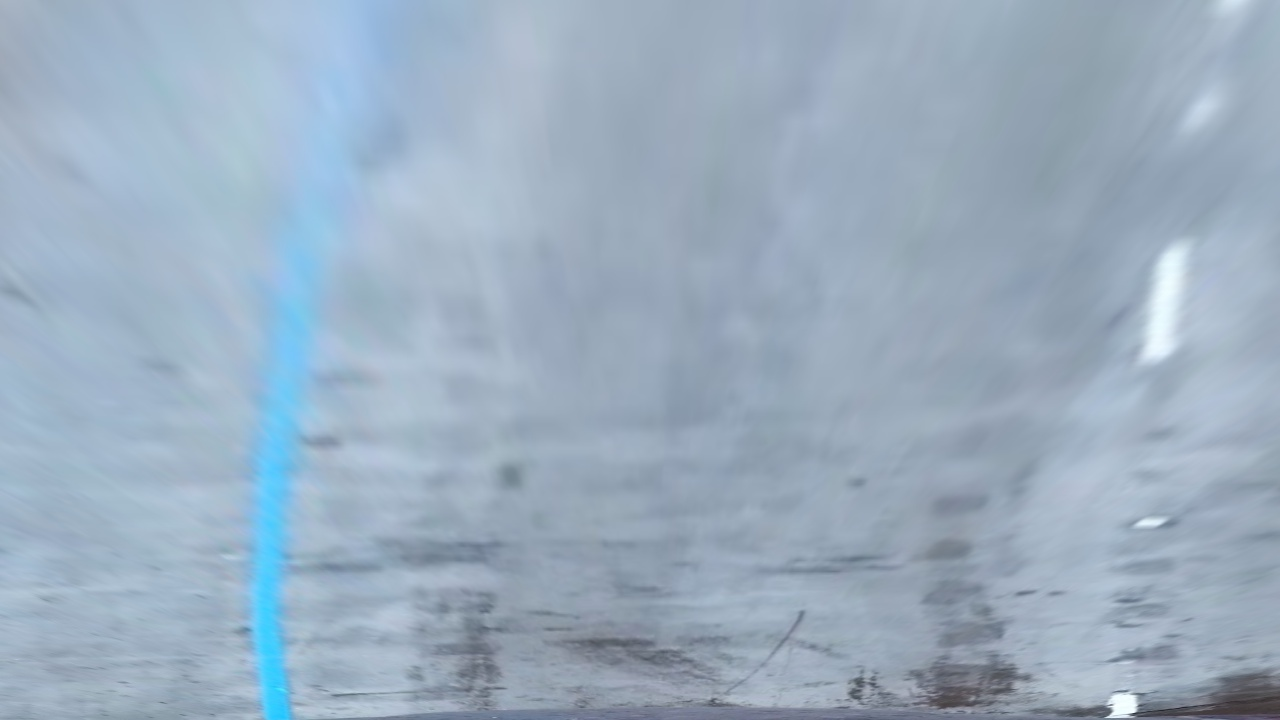
#> input picture perspective_transformed_0.jpg, 1280 x 720 px
$ python -i helper.py   (imports and definitions only)   (older library calls are emulated)
#> lines starting #> are read from the running program, lines starting #| are printed output that depends on the picture; after the words box and inside, x2 and y2 are one past the last pixel; in counts of white or black regions, pixels touching at a corner belong together
# This file includes all helper functions for
# CarND-Advanced-Lane-Lines project
import numpy as np
import cv2
import matplotlib.pyplot as plt
import line

# [29 lines left out: functions undistort, warp, not called in this run]

def color_thred(img):
    '''
    thresholds image based on colorspace channels.
    '''
    # Threshold the L-channel of HLS
    hls_l = cv2.cvtColor(img, cv2.COLOR_RGB2HLS)[:,:,1]
    binary_hls_l = np.zeros_like(hls_l)
    binary_hls_l[(hls_l > 210) & (hls_l <= 255)] = 1

    # Thresholds the B-channel of LAB
    lab_b = cv2.cvtColor(img, cv2.COLOR_RGB2Lab)[:,:,2]
    binary_lab_b = np.zeros_like(lab_b)
    binary_lab_b[(lab_b > 145) & (lab_b <= 255)] = 1

    # Combine all color space binary thresholds
    combined_binary = np.zeros_like(hls_l)
    combined_binary[(binary_hls_l == 1) | (binary_lab_b == 1)] = 1
    return binary_hls_l, binary_lab_b, combined_binary

def grad_thred(img):
    '''
    thresholds image based on Sobel gradient on x direction.
    '''
    gray = cv2.cvtColor(img, cv2.COLOR_RGB2GRAY)

    # Threshold Sobel x gradient
    abs_sobelx = np.absolute(cv2.Sobel(gray, cv2.CV_64F, 1, 0, ksize=5))
    scaled_sobelx = np.uint8(255*abs_sobelx/np.max(abs_sobelx))
    binary_sobelx = np.zeros_like(scaled_sobelx)
    binary_sobelx[(scaled_sobelx >= 20) & (scaled_sobelx <= 255)] = 1
    return binary_sobelx

def combine_threds(img):
    '''
    thresholds image based on combined thresholds of colorspace and gradient.
    '''
    _, _, binary_color = color_thred(img)
    binary_grad = grad_thred(img)
    # Combine all color space binary thresholds
    combined_binary = np.zeros_like(binary_grad)
    combined_binary[(binary_color == 1) | (binary_grad == 1)] = 1
    return combined_binary

# [406 lines left out: functions locate_lanes, fit_poly, locate_lanes_skip_window, fit_poly_plot, fit_poly_m, get_curv and 5 more, not called in this run]

>>> import cv2
>>> picture = cv2.cvtColor(cv2.imread('perspective_transformed_0.jpg'), cv2.COLOR_BGR2RGB)
>>> result = combine_threds(picture)
#> in color_thred, `hls_l = cv2.cvtColor(img, cv2.COLOR_RGB2HLS)[:,:,1]`:
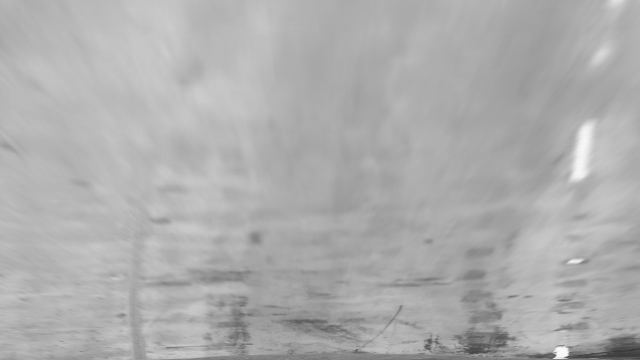
#> hls_l: shape (720, 1280) (shown at 1/2 size); min 39, max 252, mean 173.6
#> in color_thred, `lab_b = cv2.cvtColor(img, cv2.COLOR_RGB2Lab)[:,:,2]`:
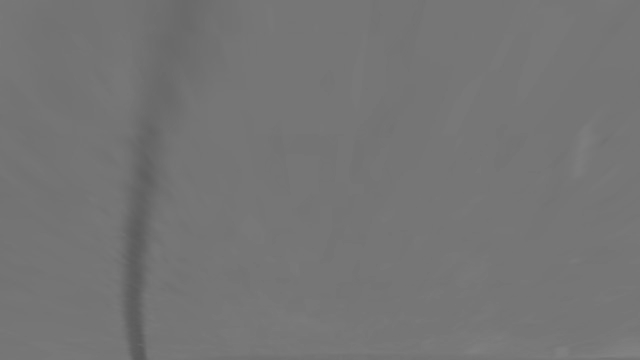
#> lab_b: shape (720, 1280) (shown at 1/2 size); min 88, max 131, mean 116.8
#> in combine_threds, `_, _, binary_color = color_thred(img)`:
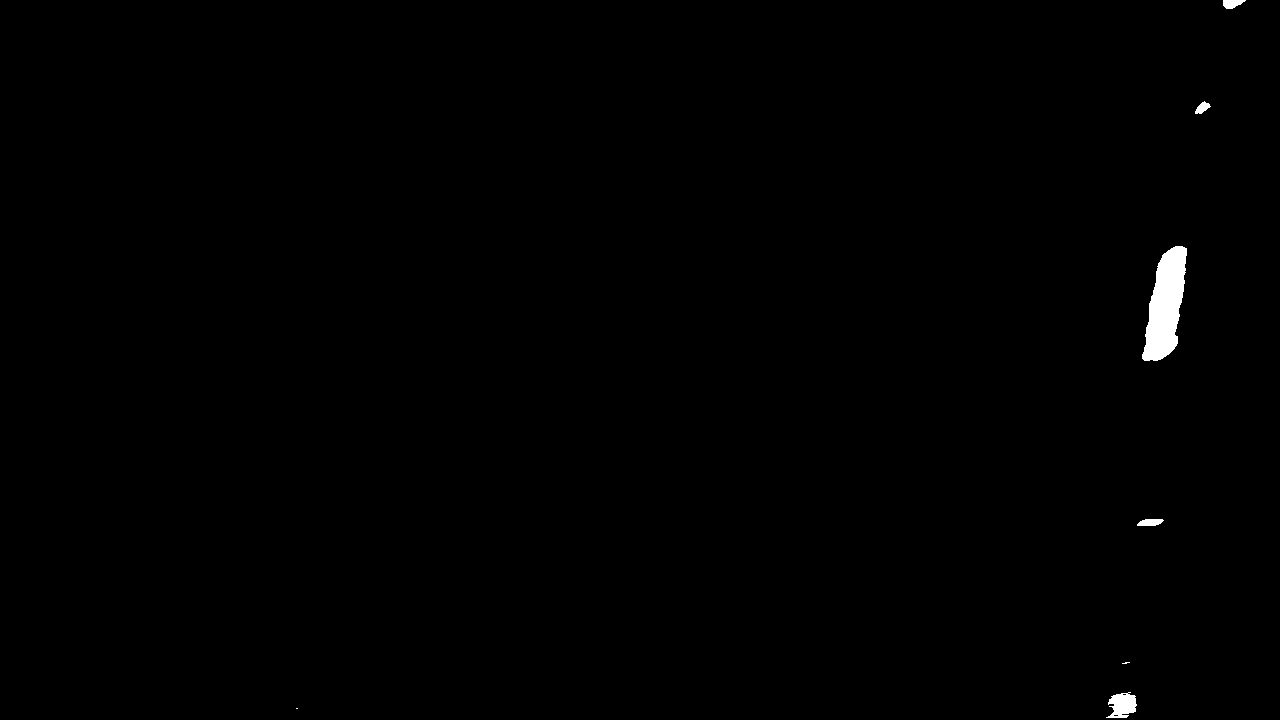
#> binary_color: shape (720, 1280); values 0 (black) and 1 (white), 0.46% white; 7 white regions (2 under 20 px), largest, box (x1, y1, x2, y2) and area: (1142, 246, 1187, 361) 3243, (1106, 692, 1137, 718) 545, (1137, 519, 1164, 526) 150, (1223, 0, 1246, 9) 146, (1195, 101, 1211, 114) 115
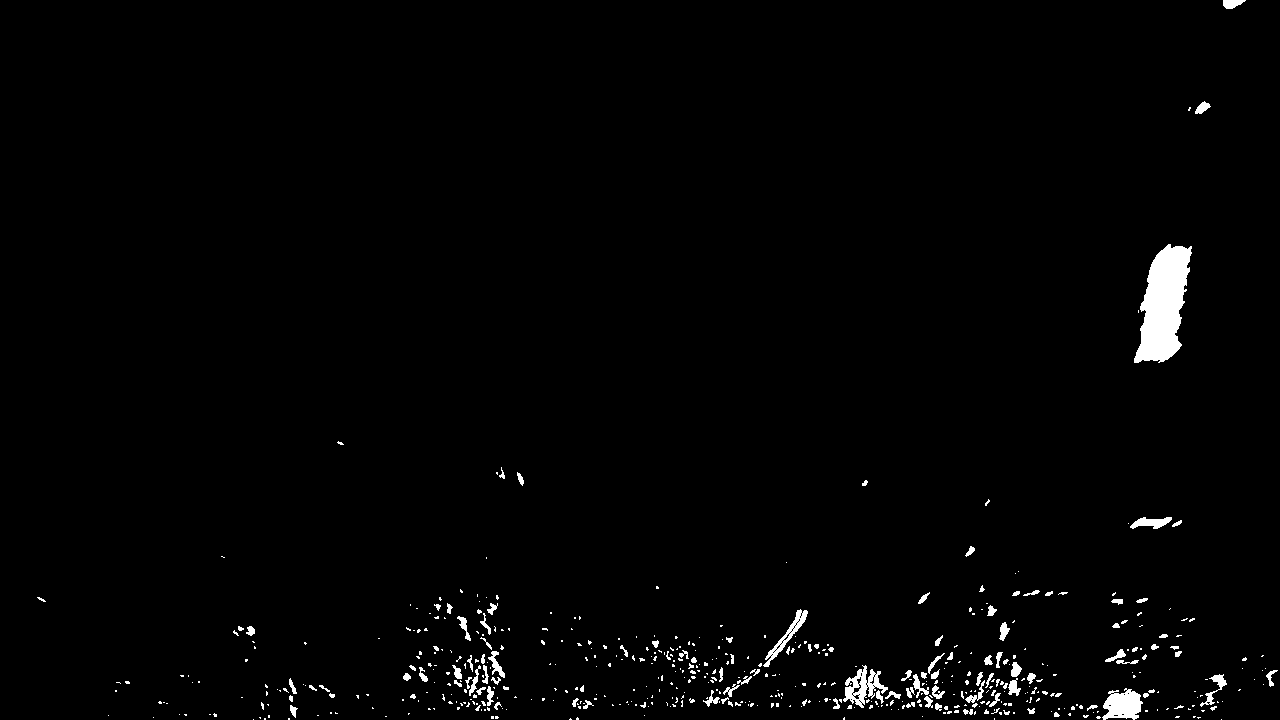
#> result: shape (720, 1280); values 0 (black) and 1 (white), 1.6% white; 550 white regions (437 under 20 px), largest, box (x1, y1, x2, y2) and area: (1134, 244, 1192, 363) 4312, (1102, 688, 1143, 720) 905, (843, 665, 888, 708) 795

$ run again, on perspective_transformed_1.jpg
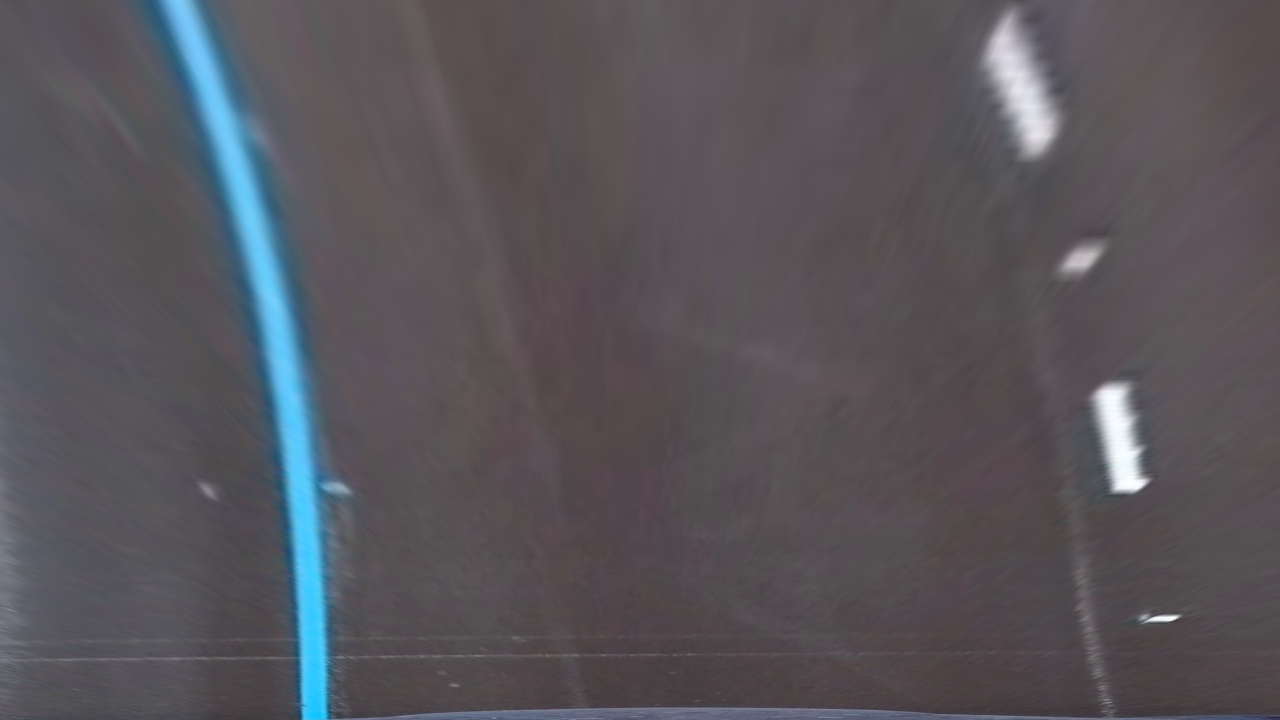
#> input picture perspective_transformed_1.jpg, 1280 x 720 px
#> in combine_threds, `_, _, binary_color = color_thred(img)`:
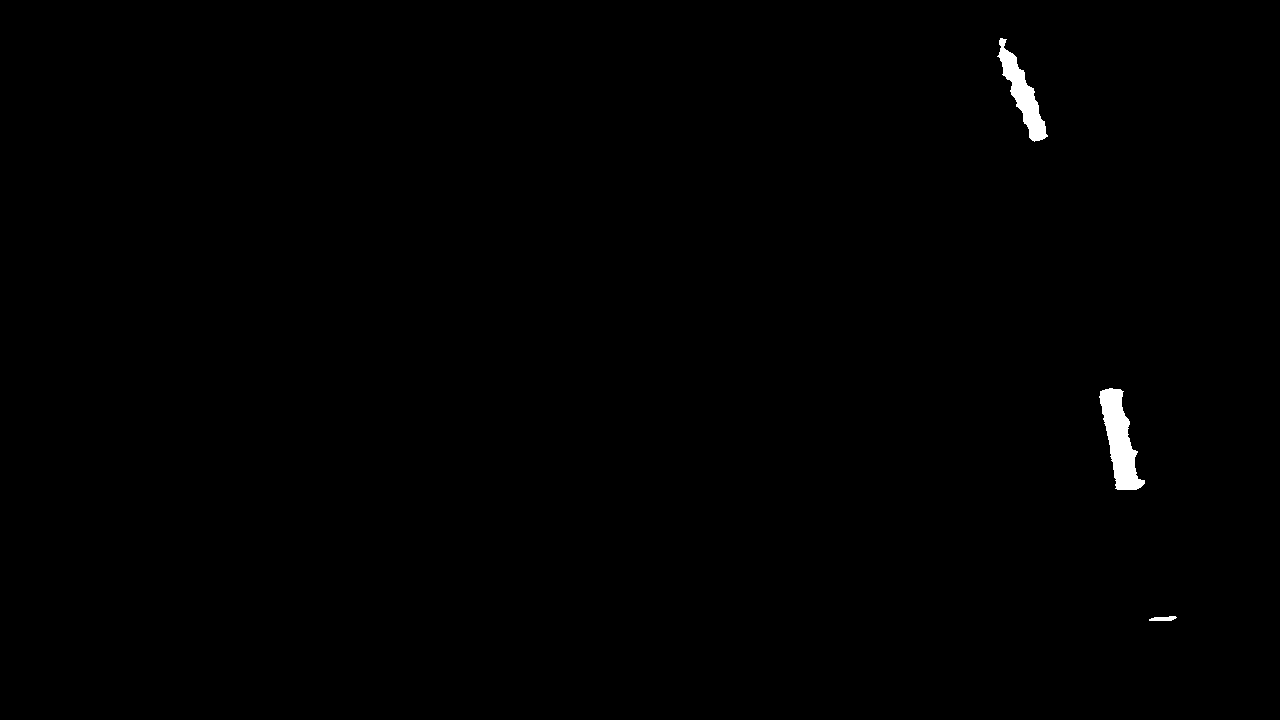
#> binary_color: shape (720, 1280); values 0 (black) and 1 (white), 0.45% white; 3 white regions, box (x1, y1, x2, y2) and area: (1099, 388, 1145, 490) 2341, (997, 38, 1048, 142) 1736, (1149, 616, 1177, 621) 103
#> binary_grad: shape (720, 1280); values 0 (black) and 1 (white), 4% white; 201 white regions (164 under 20 px), largest, box (x1, y1, x2, y2) and area: (183, 0, 341, 720) 10773, (155, 0, 307, 720) 10742, (1005, 8, 1069, 159) 3679
#> `result = combine_threds(picture)`:
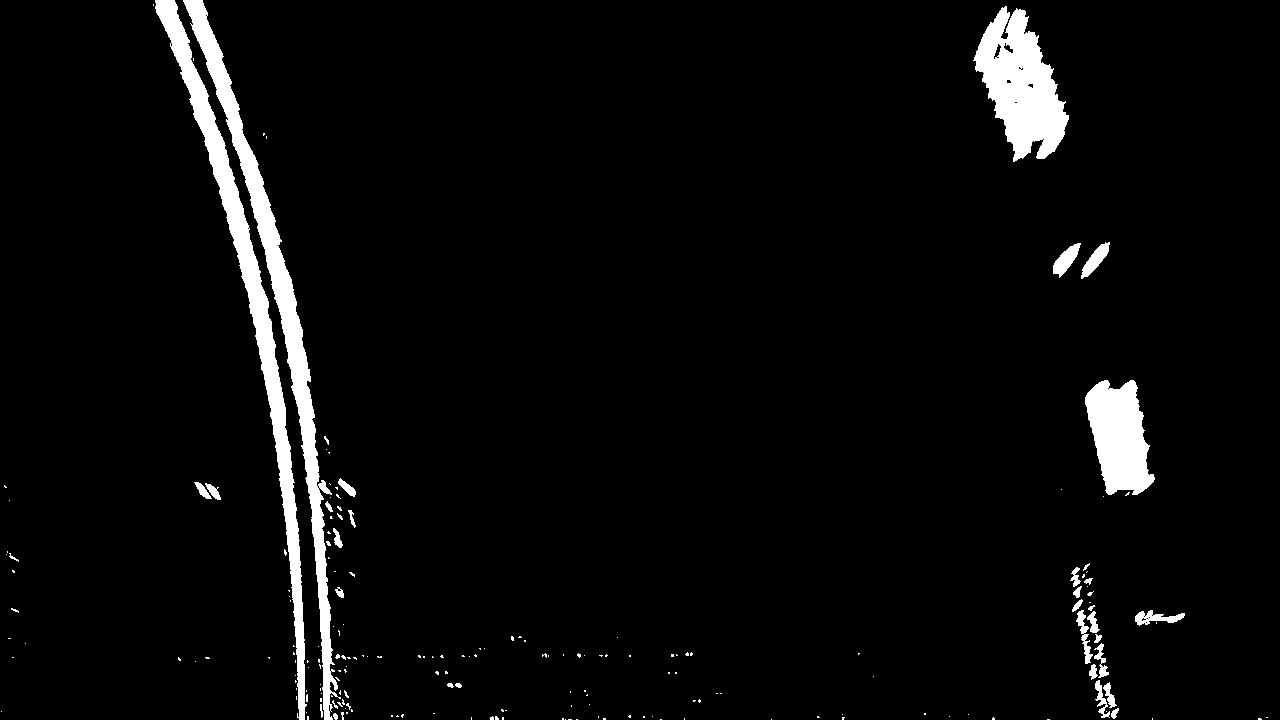
#> result: shape (720, 1280); values 0 (black) and 1 (white), 4.3% white; 198 white regions (164 under 20 px), largest, box (x1, y1, x2, y2) and area: (183, 0, 341, 720) 10773, (155, 0, 307, 720) 10742, (973, 6, 1069, 162) 8270

$ run again, on perspective_transformed_2.jpg
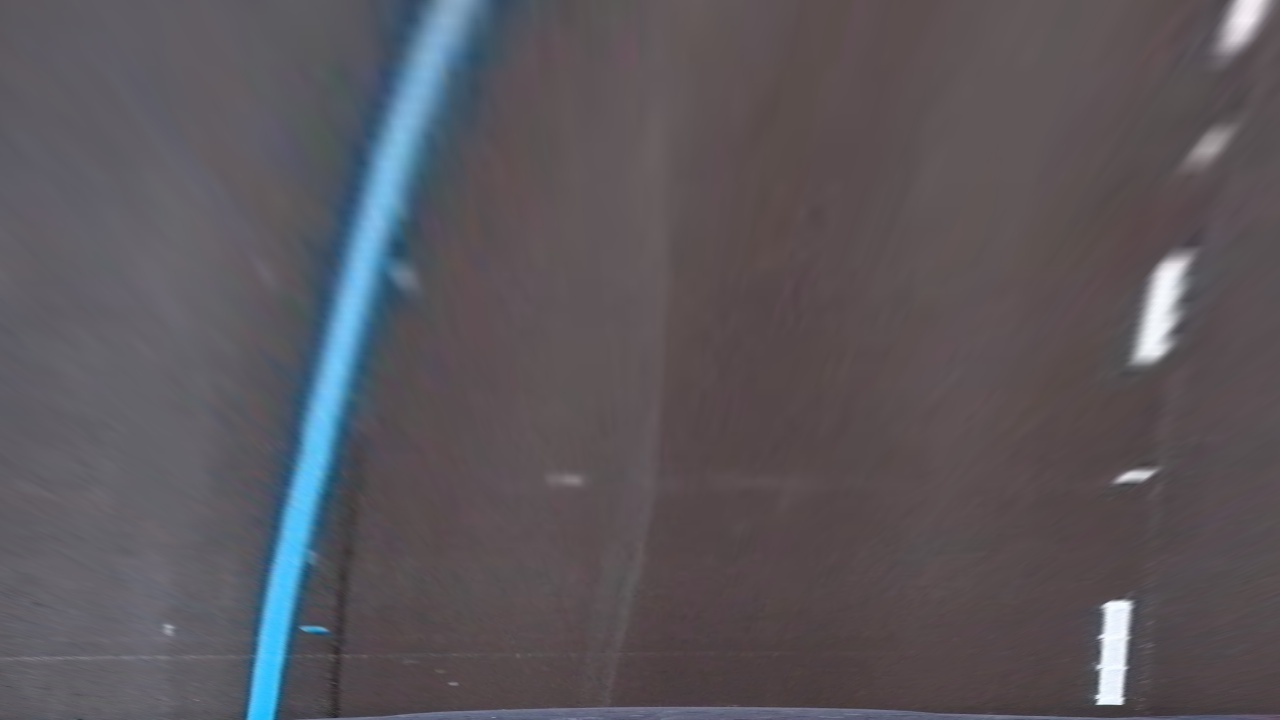
#> input picture perspective_transformed_2.jpg, 1280 x 720 px
#> in combine_threds, `_, _, binary_color = color_thred(img)`:
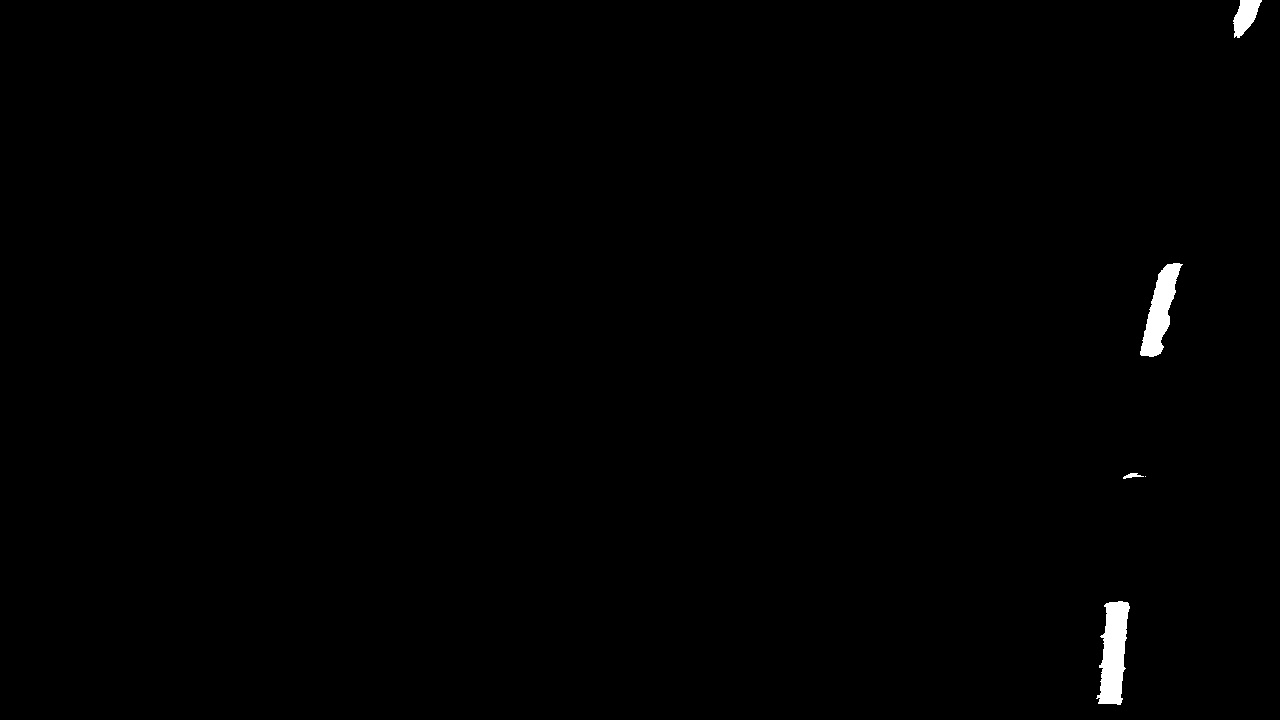
#> binary_color: shape (720, 1280); values 0 (black) and 1 (white), 0.53% white; 5 white regions (1 under 20 px), largest, box (x1, y1, x2, y2) and area: (1096, 601, 1130, 705) 2282, (1140, 263, 1183, 357) 1867, (1233, 0, 1262, 38) 650, (1123, 473, 1144, 479) 64
#> binary_grad: shape (720, 1280); values 0 (black) and 1 (white), 3.2% white; 90 white regions (55 under 20 px), largest, box (x1, y1, x2, y2) and area: (244, 11, 431, 720) 9838, (270, 208, 402, 720) 7058, (1151, 251, 1199, 366) 2033
#> `result = combine_threds(picture)`:
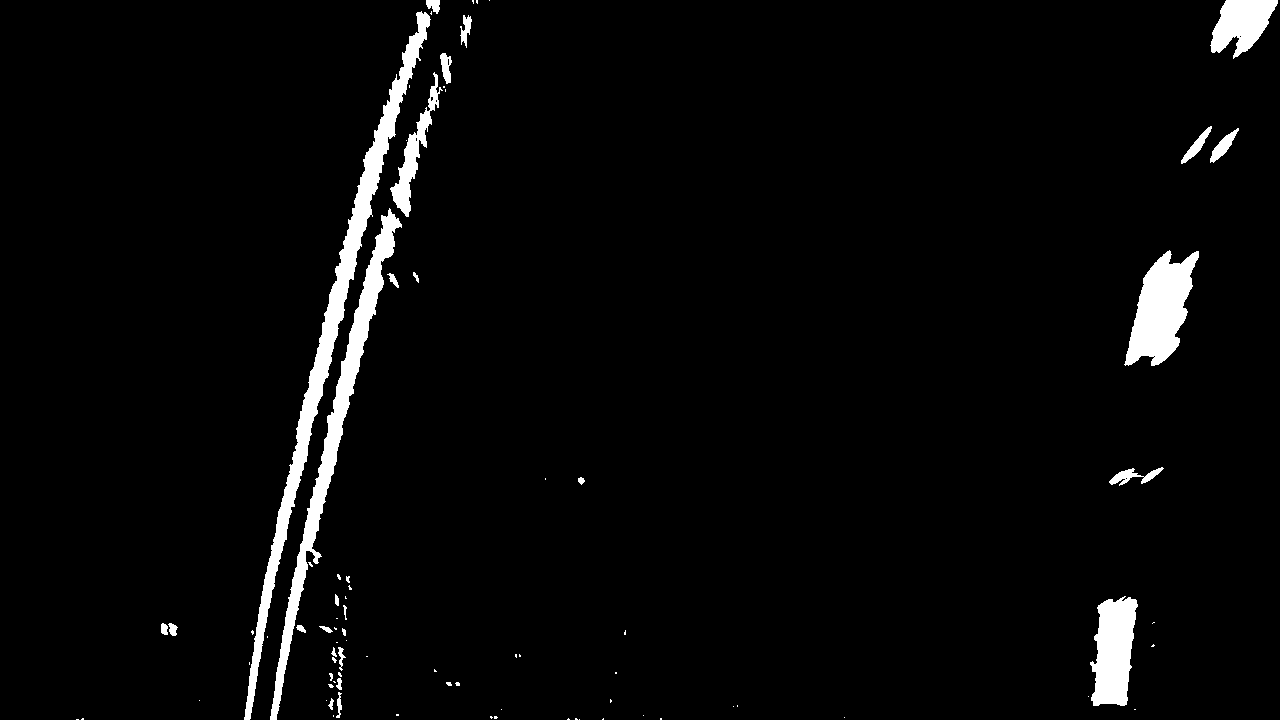
#> result: shape (720, 1280); values 0 (black) and 1 (white), 3.5% white; 84 white regions (55 under 20 px), largest, box (x1, y1, x2, y2) and area: (244, 11, 431, 720) 9838, (270, 208, 402, 720) 7058, (1124, 250, 1199, 366) 4870
